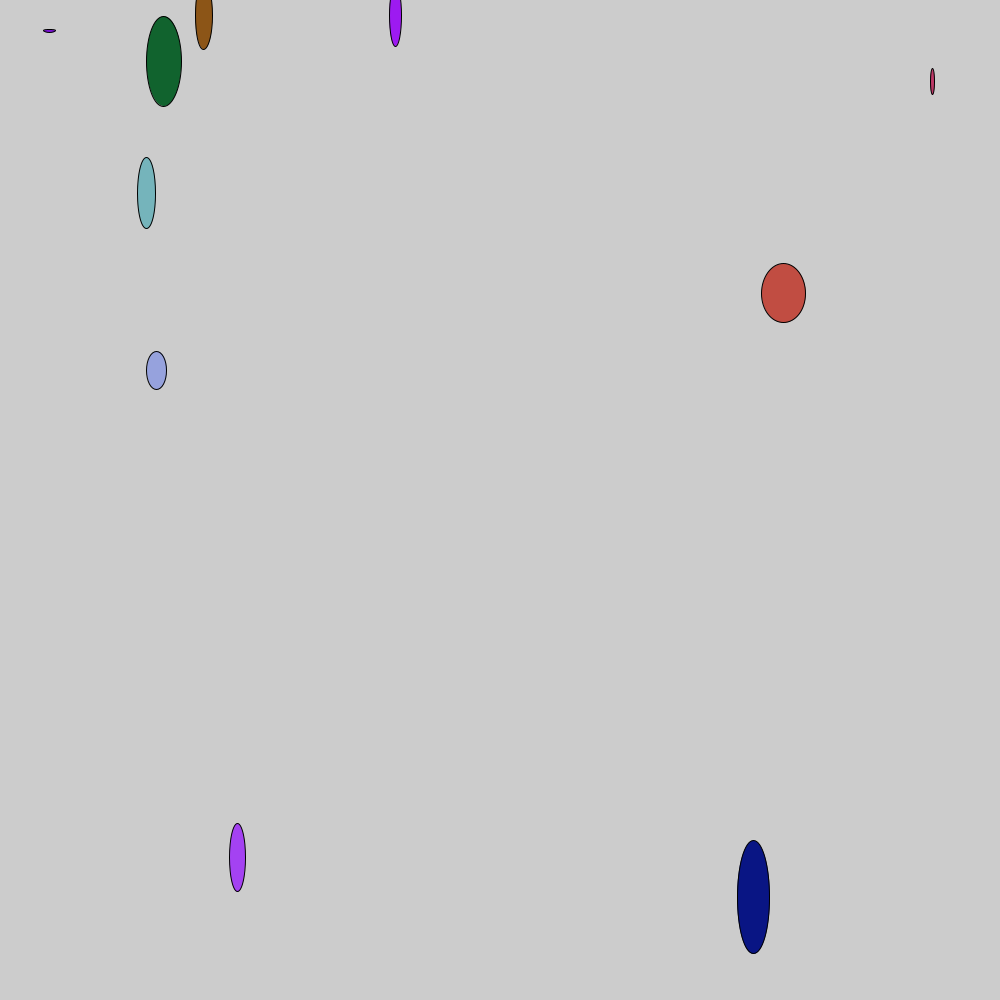
Frame 1 (no input)
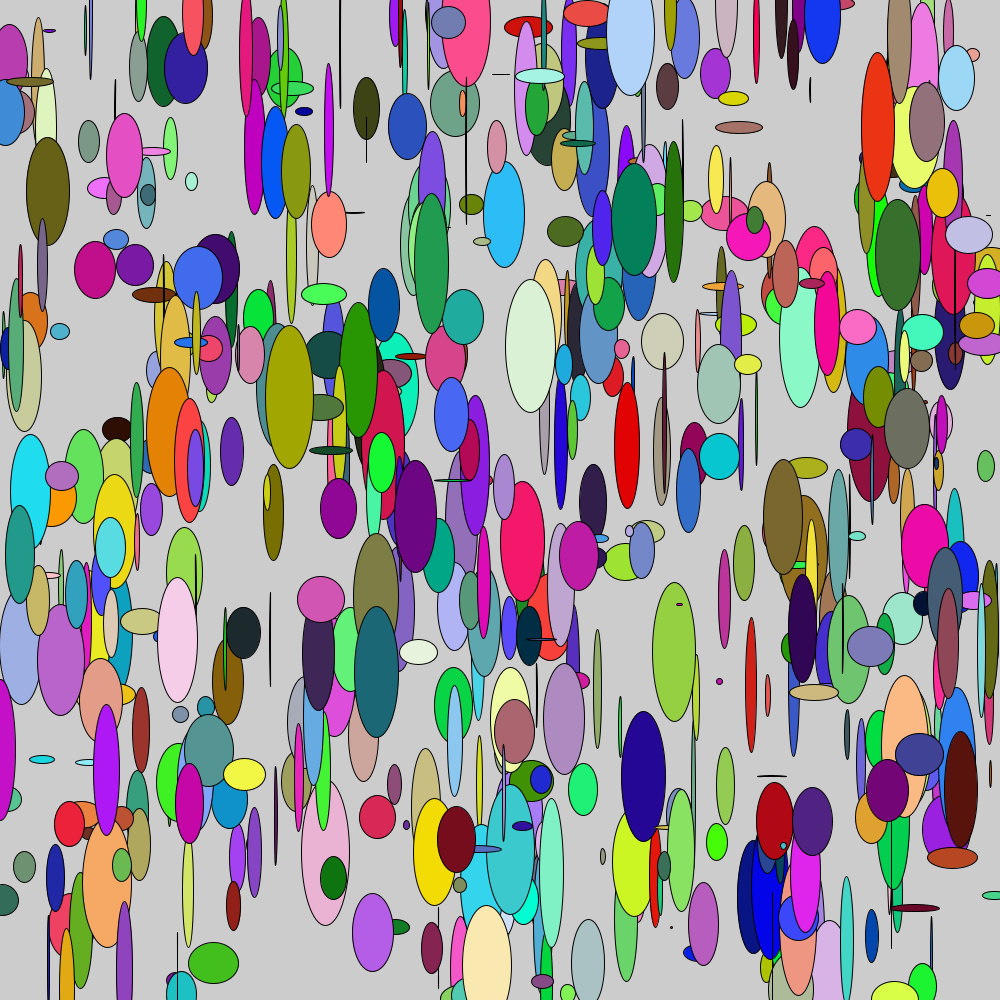
Frame 60 (the mouse pressed at the canvas centre just before this capture)
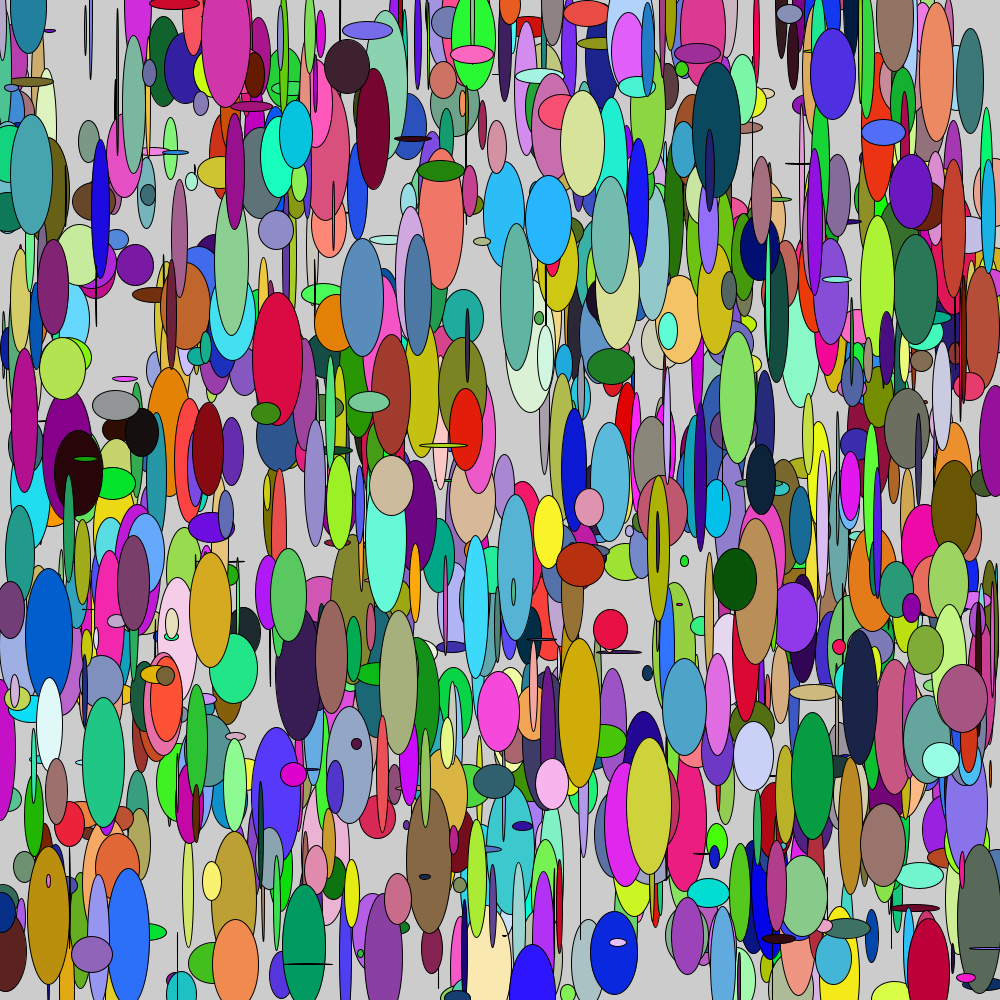
Frame 120 (the mouse held since frame 60 and released just before this capture)

The Processing sketch that drew these frames (run headless with seeded random() and noise(); from frame 60 on, the mouse is pressed at the canvas centre):

// Processing sketch: randomblobs
// ── randomblobs.pde

int index = 0;

void setup(){

size(1000,1000);

}


void draw(){
frameRate(10);  
for(index = 0;index < 10;index++){
  fill(random(255),random(255),random(255));
  ellipse(random(width),random(height),random(50),random(150));
}

}
